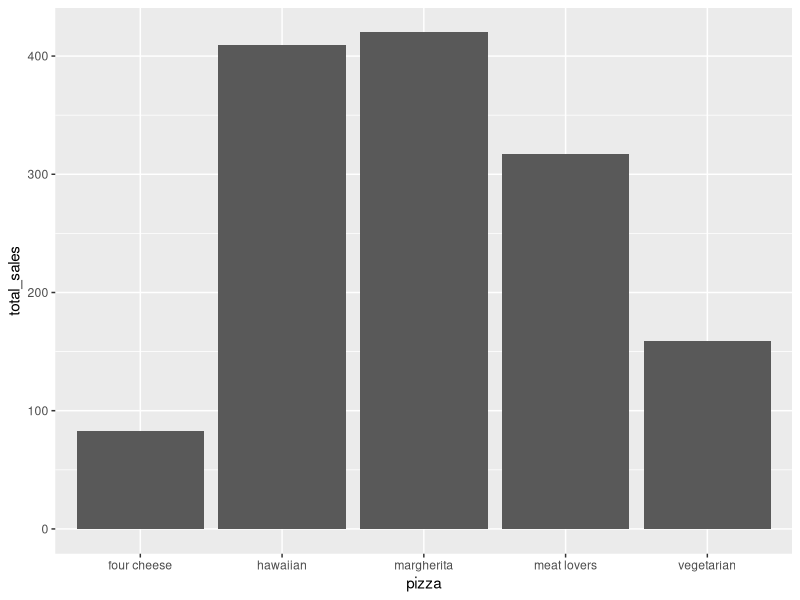
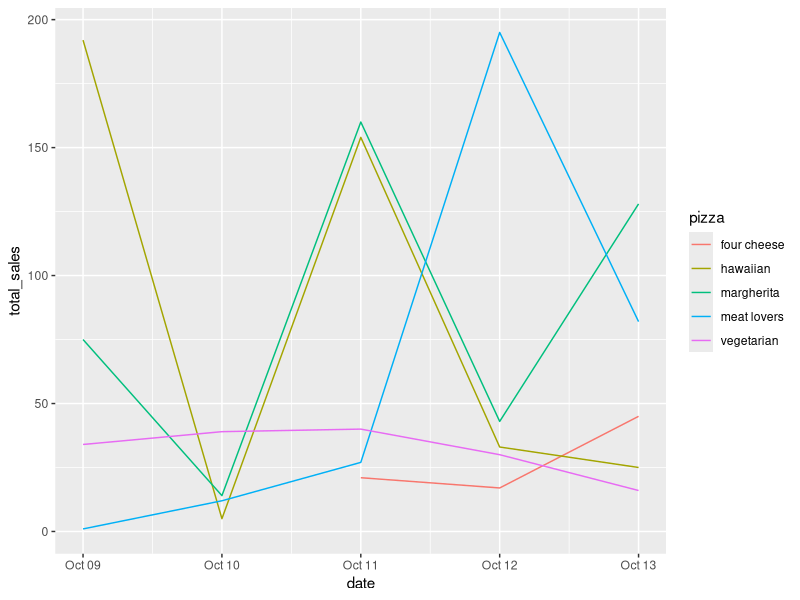
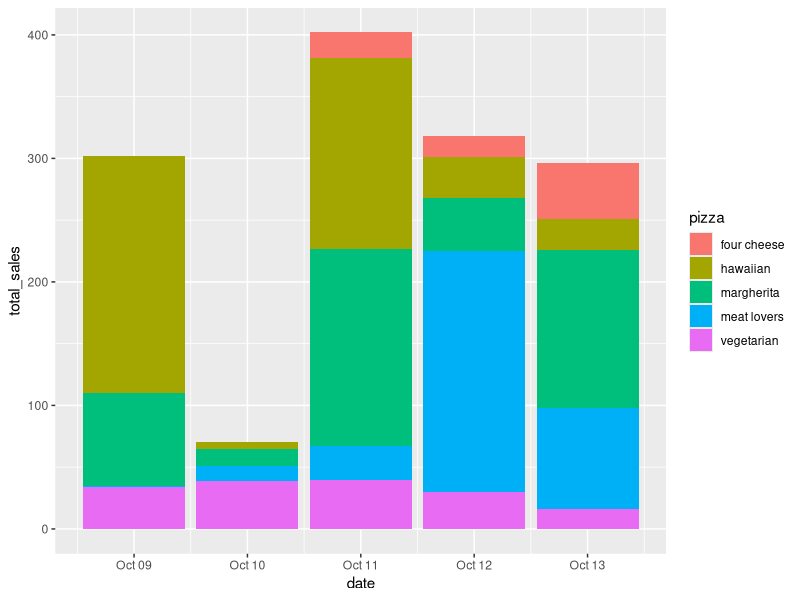
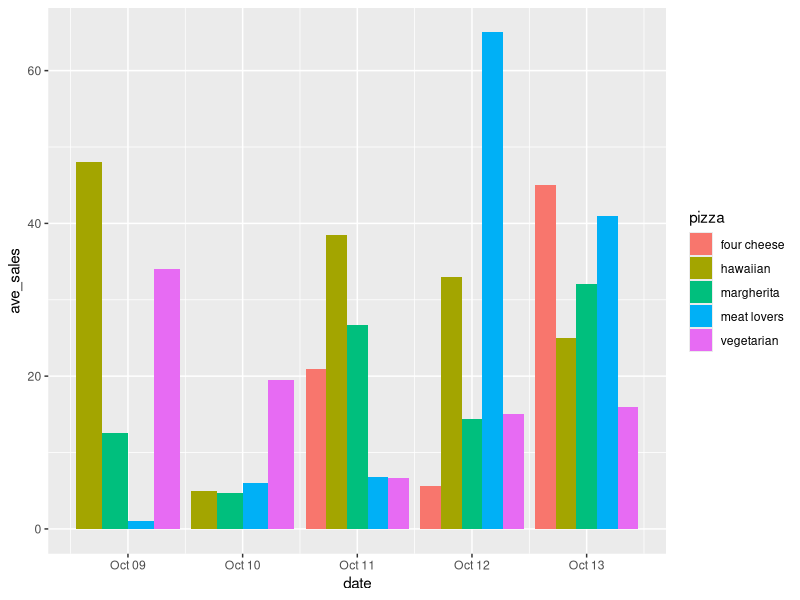

These charts were generated, in order, by the following R code:
# Pizza sales

##### 1. Load packages #######
library(tidyverse)
library(lubridate)

##### 2. Load data #######
sales_data <- read.csv("sales/202210_sales_Shubekshya.csv")

##### 3. Create summaries #####

# Monthly sales per pizza type
sales_summary <- sales_data %>% ###pipe takes the output of sales_data and 
                                      ###use this output as an argument in another function
  group_by(pizza, month) %>%   ### it groups the dataframe by given column name, 
                                  ## Here, it will group the sales data by pizza and month
  summarize(total_sales = sum(number))    ###It calculates the sum of each pizza type in the 
                                  ###given month ( 3, grouped by above code) and puts that in the col (total sales)
ggplot(data = sales_summary, aes(x = pizza, y = total_sales))+
  geom_bar(stat = "identity")   ###creates the bar chart of the summary table for pizza and total sales 
   ##with total sales as an dependent y variable provided in the ggplot function.  
  ##otherwise Geom_bar by default will count the no.of obs based on the x-variable(pizza) grouping.

# Daily sales
# Create "proper" dates
sales_data$date <- ymd(paste(sales_data$year, "/", sales_data$month, "/", sales_data$day))  

# Summarize data
sales_summary_daily <- sales_data %>%
  group_by(pizza, date) %>% 
  summarize(total_sales = sum(number))

###1st line; pipes the sales data and stores in variable sales_summary_daily
###2nd line: groups the sale of pizza type  by date
##Calculates the total number of sales of pizza each day 


# Plot
ggplot(data = sales_summary_daily, aes(x = date, y = total_sales, color = pizza))+
  geom_line()

ggplot(data = sales_summary_daily, aes(x = date, y = total_sales, fill = pizza))+
  geom_bar(stat = "identity")

# Average data
sales_ave_daily <- sales_data %>%
  group_by(pizza, date) %>% 
  summarize(ave_sales = mean(number))
###Groups the sales by pizza type and date
### Calculates the mean of the number of each sales in the column ave_sales.

ggplot(data = sales_ave_daily, aes(x = date, y = ave_sales, fill = pizza))+
  geom_bar(stat = "identity", position = "dodge")
